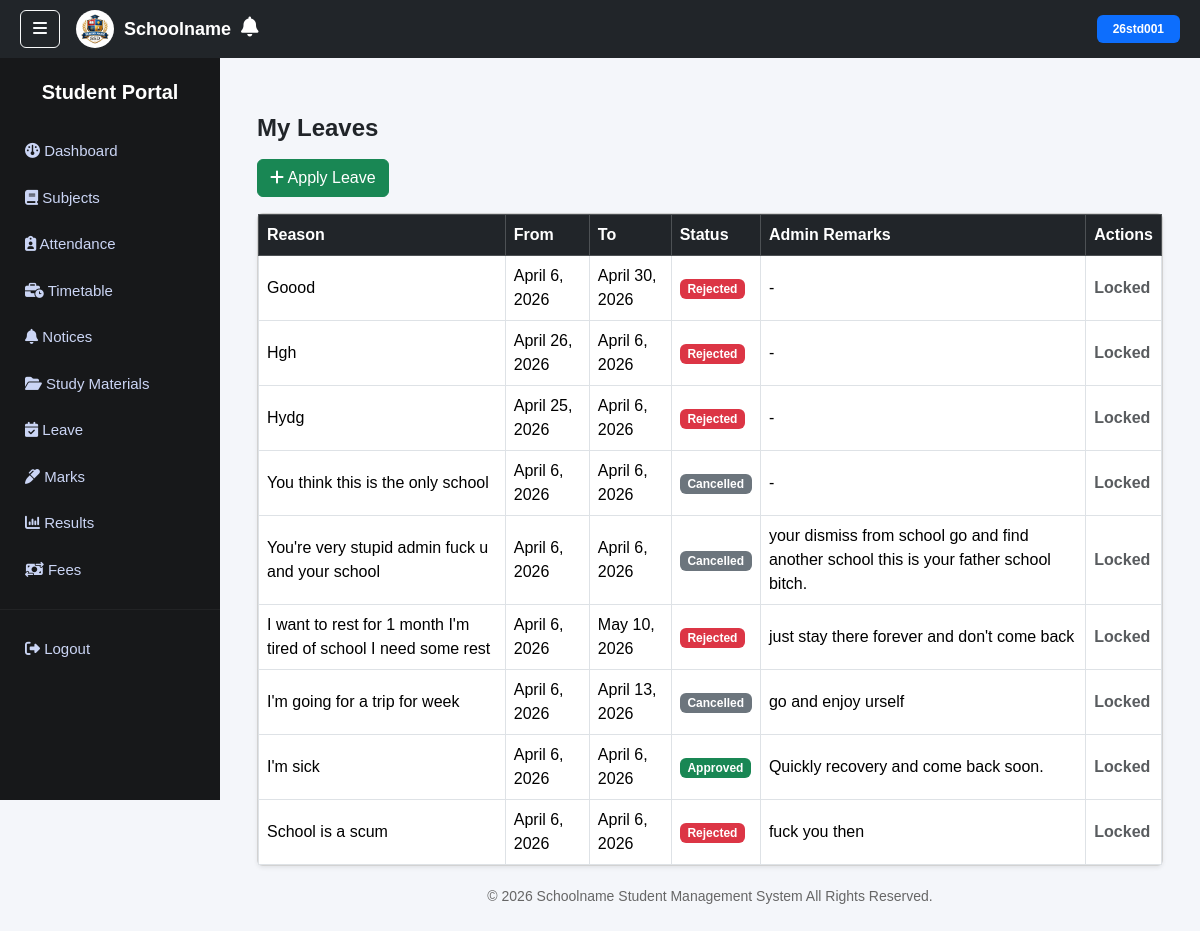
The page /student/leave/ (signed in) on the database its author committed.
### core/models.py (models this page shows, shortened)
class Leave(models.Model):
    ROLE_CHOICES = [
        ('STUDENT', 'Student'),
        ('TEACHER', 'Teacher'),
    ]
    STATUS_CHOICES = [
        ('PENDING', 'Pending'),
        ('APPROVED', 'Approved'),
        ('REJECTED', 'Rejected'),
        ('CANCELLED', 'Cancelled'),
    ]
    user = models.ForeignKey(User, on_delete=models.CASCADE)
    role = models.CharField(max_length=10, choices=ROLE_CHOICES)
    full_name = models.CharField(max_length=150)
    enrollment_number = models.CharField(max_length=50)
    class_level = models.CharField(max_length=20, blank=True)   # Senior 1–4
    section = models.CharField(max_length=5, blank=True)        # A, B, C
    stream = models.CharField(max_length=20, blank=True)        # Science / Arts
    teacher_id = models.CharField(max_length=10, blank=True)
    classes_teaching = models.CharField(max_length=100, blank=True)
    reason = models.TextField()
    start_date = models.DateField()
    end_date = models.DateField()
    status = models.CharField(
        max_length=10,
        choices=STATUS_CHOICES,
        default='PENDING'
    )
    is_cancelled = models.BooleanField(default=False);
    admin_remark = models.TextField(blank=True, null=True)
    created_at = models.DateTimeField(auto_now_add=True)

### core/views.py (the view)
# urls.py: path('student/leave/', views.student_leave, name='student_leave'),
@login_required
@user_passes_test(is_student)
def student_leave(request):
    leaves = Leave.objects.filter(user=request.user, is_cancelled=False).order_by('-created_at')
    return render(request, "student/leave.html", {
        "leaves": leaves
    })

### core/views.py (called while the page is built)
def is_student(user):
    return user.is_authenticated and Student.objects.filter(user=user).exists()

### templates/student/leave.html
{% extends "base.html" %}
{% block sidebar %}
{% include "includes/student_sidebar.html" %}
{% endblock %}
{% block content %}
<div class="container mt-4">
<h4 class="fw-bold mb-3">My Leaves</h4>
<a href="{% url 'student_apply_leave' %}" class="btn btn-success mb-3">
<i class="fa-solid fa-plus"></i> Apply Leave
</a>
<div class="card shadow-sm">
<div class="table-responsive">
<table class="table table-bordered align-middle mb-0">
<thead class="table-dark">
<tr>
<th>Reason</th>
<th>From</th>
<th>To</th>
<th>Status</th>
<th>Admin Remarks</th>
<th>Actions</th>
</tr>
</thead>
<tbody>
{% for leave in leaves %}
<tr>
<td>{{ leave.reason }}</td>
<td>{{ leave.start_date }}</td>
<td>{{ leave.end_date }}</td>
<td>
{% if leave.status == "APPROVED" %}
<span class="badge bg-success">Approved</span>
{% elif leave.status == "REJECTED" %}
<span class="badge bg-danger">Rejected</span>
{% elif leave.status == "CANCELLED" %}
<span class="badge bg-secondary">Cancelled</span>
{% else %}
<span class="badge bg-warning">Pending</span>
{% endif %}
</td>
<td>
{{ leave.admin_remark|default:"-" }}
</td>
<td>
{% if leave.status == "PENDING" %}
<a href="{% url 'student_edit_leave' leave.id %}"
class="btn btn-sm btn-warning">
<i class="fa-solid fa-pen"></i> Edit
</a>
<a href="{% url 'student_cancel_leave' leave.id %}"
class="btn btn-sm btn-danger"
onclick="return confirm('Are you sure you want to cancel this leave?')">
<i class="fa-solid fa-xmark"></i> Cancel
</a>
{% else %}
<span class="text-muted fw-semibold">Locked</span>
{% endif %}
</td>
</tr>
{% empty %}
<tr>
<td colspan="6" class="text-center text-muted py-4">
No leave requests yet
</td>
</tr>
{% endfor %}
</tbody>
</table>
</div>
</div>
</div>
{% endblock %}

### templates/base.html (shortened to what this page needs)
{% load static %}
<!DOCTYPE html>
<html lang="en">
<head>
<link href="https://cdn.jsdelivr.net/npm/bootstrap@5.3.2/dist/css/bootstrap.min.css" rel="stylesheet">
<link rel="stylesheet" href="https://cdnjs.cloudflare.com/ajax/libs/font-awesome/6.5.0/css/all.min.css">
</head>
<body>
<nav class="navbar navbar-dark bg-dark d-flex justify-content-between">
<div class="d-flex align-items-center">
<button class="btn btn-outline-light me-3" onclick="toggleSidebar()"><i class="fa-solid fa-bars"></i></button>
<div class="school-header">
<img src="{% static 'images/school_logo.png' %}" class="school-logo">
<span class="school-name">Schoolname</span>
<div class="position-relative me-3">
<i class="fa-solid fa-bell text-white fs-5"></i>
</div>
</div>
</div>
{% if request.user.is_authenticated %}
<span class="badge bg-primary px-3 py-2">
    {{ request.user.username }}
</span>
{% endif %}
</nav>
<div class="sidebar" id="sidebar">
{% block sidebar %}
{% endblock %}
</div>
<div class="main-content">
{% block content %}
{% endblock %}
<div class="footer">
© <script>document.write(new Date().getFullYear())</script>
Schoolname Student Management System All Rights Reserved.
</div>
</div>
</body>
</html>

### templates/base.html (style rules this page uses)
body { background:#f4f6fa; overflow-x:hidden; font-family:Arial, Helvetica, sans-serif; }
.navbar { position:fixed; top:0; left:0; width:100%; z-index:1001; padding:10px 20px; }
.school-header { display:flex; align-items:center; gap:10px; }
.school-logo { width:38px; height:38px; border-radius:50%; object-fit:cover; }
.school-name { color:white; font-weight:600; font-size:18px; }
.sidebar { position:fixed; top:0; left:0; height:100vh; width:220px; background-color: rgba(16,17,19,0.97); padding-top:80px; transition:0.3s; z-index:1000; overflow-y:auto; }
.main-content { margin-left:220px; padding:90px 25px 40px 25px; min-height:100vh; }
.footer { text-align:center; padding:20px; color:#666; font-size:14px; }

### rows shown on the page
Leave: reason "Goood", start_date "April 6, 2026", end_date "April 30, 2026", status "Rejected", admin_remark "-"
Leave: reason "Hgh", start_date "April 26, 2026", end_date "April 6, 2026", status "Rejected", admin_remark "-"
Leave: reason "Hydg", start_date "April 25, 2026", end_date "April 6, 2026", status "Rejected", admin_remark "-"
Leave: reason "You think this is the only school", start_date "April 6, 2026", end_date "April 6, 2026", status "Cancelled", admin_remark "-"
Leave: reason "You're very stupid admin fuck u and your school", start_date "April 6, 2026", end_date "April 6, 2026", status "Cancelled", admin_remark "your dismiss from school go and find another school this is your father school bitch."
Leave: reason "I want to rest for 1 month I'm tired of school I need some rest", start_date "April 6, 2026", end_date "May 10, 2026", status "Rejected", admin_remark "just stay there forever and don't come back"
Leave: reason "I'm going for a trip for week", start_date "April 6, 2026", end_date "April 13, 2026", status "Cancelled", admin_remark "go and enjoy urself"
Leave: reason "I'm sick", start_date "April 6, 2026", end_date "April 6, 2026", status "Approved", admin_remark "Quickly recovery and come back soon."
Leave: reason "School is a scum", start_date "April 6, 2026", end_date "April 6, 2026", status "Rejected", admin_remark "fuck you then"

### other values the page prints
{{ request.user.username }} "26std001"
